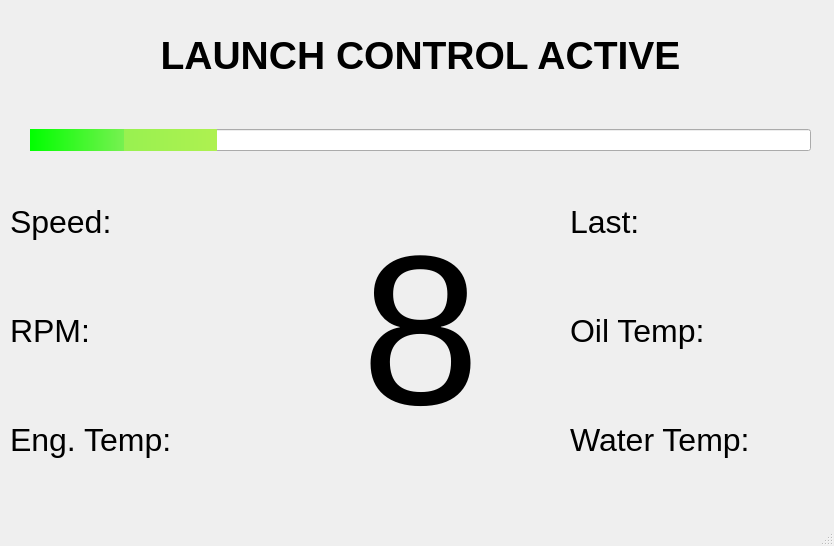
<?xml version="1.0" encoding="UTF-8"?>
<ui version="4.0">
 <class>MainWindow</class>
 <widget class="QMainWindow" name="MainWindow">
  <property name="geometry">
   <rect>
    <x>0</x>
    <y>0</y>
    <width>834</width>
    <height>546</height>
   </rect>
  </property>
  <property name="windowTitle">
   <string>MainWindow</string>
  </property>
  <widget class="QWidget" name="centralwidget">
   <widget class="QWidget" name="horizontalLayoutWidget">
    <property name="geometry">
     <rect>
      <x>40</x>
      <y>0</y>
      <width>761</width>
      <height>111</height>
     </rect>
    </property>
    <layout class="QHBoxLayout" name="horizontalLayout">
     <item>
      <widget class="QLabel" name="label_7">
       <property name="font">
        <font>
         <family>Arial</family>
         <pointsize>29</pointsize>
         <weight>75</weight>
         <bold>true</bold>
        </font>
       </property>
       <property name="text">
        <string>LAUNCH CONTROL ACTIVE</string>
       </property>
       <property name="alignment">
        <set>Qt::AlignCenter</set>
       </property>
      </widget>
     </item>
    </layout>
   </widget>
   <widget class="QWidget" name="horizontalLayoutWidget_2">
    <property name="geometry">
     <rect>
      <x>30</x>
      <y>120</y>
      <width>781</width>
      <height>41</height>
     </rect>
    </property>
    <layout class="QHBoxLayout" name="horizontalLayout_2">
     <item>
      <widget class="QProgressBar" name="progressBar">
       <property name="styleSheet">
        <string notr="true">QProgressBar::chunk {background: QLinearGradient( x1: 0, y1: 0, x2: 1, y2: 0,stop: 0 #00FF00,stop: 0.4999 #76F150,stop: 0.5 #98F150,stop: 1 #AEF150 );}</string>
       </property>
       <property name="value">
        <number>24</number>
       </property>
       <property name="textVisible">
        <bool>false</bool>
       </property>
      </widget>
     </item>
    </layout>
   </widget>
   <widget class="QWidget" name="verticalLayoutWidget">
    <property name="geometry">
     <rect>
      <x>10</x>
      <y>170</y>
      <width>261</width>
      <height>321</height>
     </rect>
    </property>
    <layout class="QVBoxLayout" name="verticalLayout">
     <item>
      <widget class="QLabel" name="Speed">
       <property name="font">
        <font>
         <family>Arial</family>
         <pointsize>24</pointsize>
         <weight>50</weight>
         <bold>false</bold>
        </font>
       </property>
       <property name="text">
        <string>Speed: </string>
       </property>
      </widget>
     </item>
     <item>
      <widget class="QLabel" name="Rpm">
       <property name="font">
        <font>
         <family>Arial</family>
         <pointsize>24</pointsize>
         <weight>50</weight>
         <bold>false</bold>
        </font>
       </property>
       <property name="text">
        <string>RPM: </string>
       </property>
      </widget>
     </item>
     <item>
      <widget class="QLabel" name="Eng_temp">
       <property name="font">
        <font>
         <family>Arial</family>
         <pointsize>24</pointsize>
         <weight>50</weight>
         <bold>false</bold>
        </font>
       </property>
       <property name="styleSheet">
        <string notr="true"/>
       </property>
       <property name="text">
        <string>Eng. Temp: </string>
       </property>
      </widget>
     </item>
    </layout>
   </widget>
   <widget class="QWidget" name="verticalLayoutWidget_2">
    <property name="geometry">
     <rect>
      <x>280</x>
      <y>170</y>
      <width>281</width>
      <height>321</height>
     </rect>
    </property>
    <layout class="QVBoxLayout" name="verticalLayout_2">
     <item>
      <widget class="QLabel" name="gear_num">
       <property name="font">
        <font>
         <family>Arial</family>
         <pointsize>160</pointsize>
         <weight>50</weight>
         <bold>false</bold>
        </font>
       </property>
       <property name="text">
        <string>8</string>
       </property>
       <property name="alignment">
        <set>Qt::AlignCenter</set>
       </property>
      </widget>
     </item>
    </layout>
   </widget>
   <widget class="QWidget" name="verticalLayoutWidget_3">
    <property name="geometry">
     <rect>
      <x>570</x>
      <y>170</y>
      <width>261</width>
      <height>321</height>
     </rect>
    </property>
    <layout class="QVBoxLayout" name="verticalLayout_3">
     <item>
      <widget class="QLabel" name="Last">
       <property name="font">
        <font>
         <family>Arial</family>
         <pointsize>24</pointsize>
         <weight>50</weight>
         <bold>false</bold>
        </font>
       </property>
       <property name="text">
        <string>Last: </string>
       </property>
      </widget>
     </item>
     <item>
      <widget class="QLabel" name="Oil_temp">
       <property name="font">
        <font>
         <family>Arial</family>
         <pointsize>24</pointsize>
         <weight>50</weight>
         <bold>false</bold>
        </font>
       </property>
       <property name="text">
        <string>Oil Temp: </string>
       </property>
      </widget>
     </item>
     <item>
      <widget class="QLabel" name="Water_temp">
       <property name="font">
        <font>
         <family>Arial</family>
         <pointsize>24</pointsize>
         <weight>50</weight>
         <bold>false</bold>
        </font>
       </property>
       <property name="text">
        <string>Water Temp: </string>
       </property>
      </widget>
     </item>
    </layout>
   </widget>
  </widget>
  <widget class="QMenuBar" name="menubar">
   <property name="geometry">
    <rect>
     <x>0</x>
     <y>0</y>
     <width>834</width>
     <height>26</height>
    </rect>
   </property>
  </widget>
  <widget class="QStatusBar" name="statusbar"/>
 </widget>
 <resources/>
 <connections/>
</ui>
